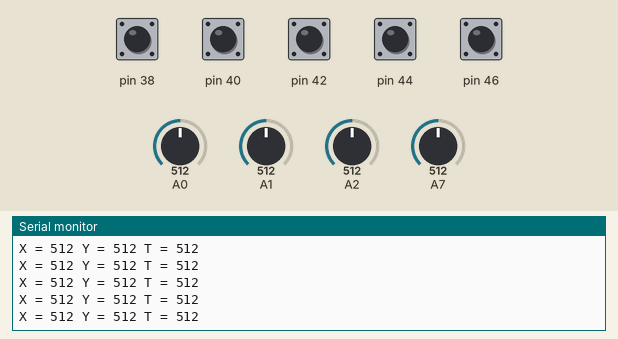
Simulated run of this sketch. Board: Arduino Mega 2560, built with avr-gcc and run on an emulated ATmega2560. Shown: the last lines printed to the serial monitor. The inputs (shaded band) are chosen by the test bench; at power-on: pin 38, pin 40, pin 42, pin 44, pin 46 HIGH, A0 = 512, A1 = 512, A2 = 512, A7 = 512. No radio packets arrive unless stated.

Above: at 4.2 s.
4.3 s: A0 set to 104
At 5.2 s:
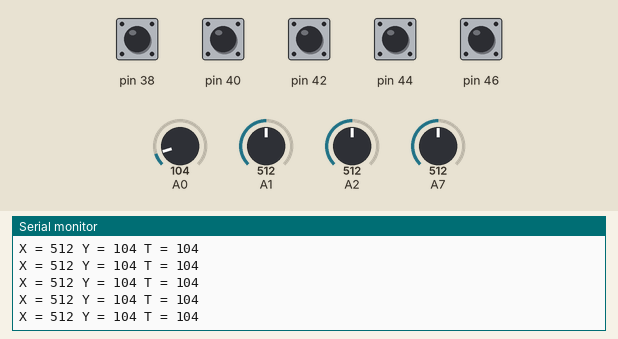
7.3 s: A0 set to 93
At 8.4 s:
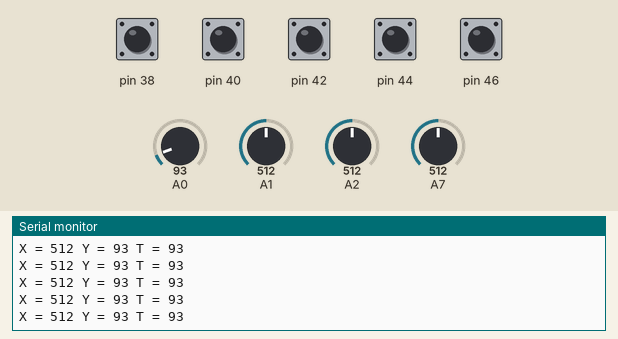
Timing chart, 0 to 10.3 s (numbered marks = the images above; inputs shaded):
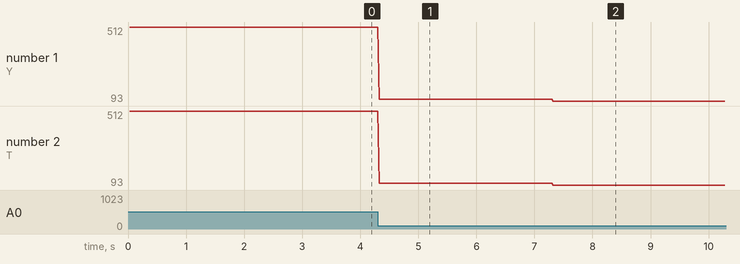

The sketch:

Joystick.ino
```cpp
#include <SPI.h>
#include <nRF24L01.h>
#include <RF24.h>

#include <Wire.h>  // Comes with Arduino IDE
#define CE_PIN 9
#define CSN_PIN 10
unsigned long previousMillis = 0;
const long interval = 20;

int but1;
int but2;
int but3;
int but4;
int but5;

int axis1;
int axis2;
int axis3;

int joystick[7];
String count;

struct SEND_DATA_STRUCTURE{
//struct __attribute__((__packed__)) SEND_DATA_STRUCTURE{
  //put your variable definitions here for the data you want to send
  //THIS MUST BE EXACTLY THE SAME ON THE OTHER ARDUINO

    int16_t menuDown;
    int16_t Select;
    int16_t menuUp;
    int16_t toggleBottom;
    int16_t toggleTop;
    int16_t mode;
    int16_t RFB;
    int16_t LLR;
    int16_t LT;
};

struct RECEIVE_DATA_STRUCTURE_REMOTE{
  //put your variable definitions here for the data you want to receive
  //THIS MUST BE EXACTLY THE SAME ON THE OTHER ARDUINO
  int16_t mode;
  int16_t count;
};

int remoteFlag = 0;

SEND_DATA_STRUCTURE mydata_send;
RECEIVE_DATA_STRUCTURE_REMOTE mydata_remote;
RF24 radio(CE_PIN, CSN_PIN); // Create a Radio
const byte addresses[][6] = {"00001", "00002"};


void setup() {


  pinMode(38, INPUT_PULLUP);
  pinMode(40, INPUT_PULLUP);
  pinMode(42, INPUT_PULLUP);
  pinMode(44, INPUT_PULLUP);
  pinMode(46, INPUT_PULLUP);

  pinMode(A0, INPUT);
  pinMode(A1, INPUT);
  pinMode(A2, INPUT);

  radio.begin();
  Serial.println("Nrf24L01 Tx Starting");
  //radio.openWritingPipe(pipe);
  radio.openWritingPipe(addresses[0]); // 00002
  radio.openReadingPipe(1, addresses[1]); // 00001
  radio.stopListening();
  Serial.begin(115200);


}

void loop() {

     unsigned long currentMillis = millis();
         if (remoteFlag == 0 && currentMillis - previousMillis >= 5) {

              but1 =  digitalRead(38);
              but2 =  digitalRead(40);
              but3 =  digitalRead(42);
              but4 =  digitalRead(44);
              but5 =  digitalRead(46);

              if (but1 == 0) {
                mydata_send.menuDown = 1;
              }
              else {
                mydata_send.menuDown = 0;
              }

              if (but2 == 0) {
                mydata_send.Select = 1;
              }
              else {
                mydata_send.Select = 0;
              }

              if (but3 == 0) {
                mydata_send.menuUp = 1;
              }
              else {
                mydata_send.menuUp = 0;
              }

              if (but4 == 0) {
                mydata_send.toggleBottom = 1;
              }
              else {
                mydata_send.toggleBottom = 0;
              }

              if (but5 == 0) {
                mydata_send.toggleTop = 1;
              }
              else {
                mydata_send.toggleTop = 0;
              }

              axis1 = analogRead(A0);
              axis2 = analogRead(A1);
              axis3 = analogRead(A2);


              mydata_send.RFB = axis1;
              mydata_send.LLR = axis2;
              mydata_send.LT = axis3;
                joystick[0] = analogRead(axis1);
  joystick[1] = analogRead(axis2);
  joystick[2] = digitalRead(but1);
  joystick[3] = digitalRead(but2);
  joystick[4] = digitalRead(but3);
  joystick[5] = digitalRead(but4);
  joystick[6] = analogRead(axis3);
  radio.stopListening();
  radio.write( joystick, sizeof(joystick) );
  delay(20);
        Serial.print("X = ");
      Serial.print(joystick[0]);
      Serial.print(" Y = ");
      Serial.print(joystick[1]);
      Serial.print(" T = ");
      Serial.println(joystick[6]);


/*
              //delay(5);
              //radio.startListening();
              //radio.read(&mydata_remote, sizeof(RECEIVE_DATA_STRUCTURE_REMOTE));

              count = String(mydata_remote.count);


              /*

              lcd.setCursor(0,3);
              lcd.print(count);

              if (mydata_remote.mode == 0) {
                lcd.setCursor(0,0);
                lcd.print("Mode 0 - Safe       ");
                lcd.setCursor(0,1);
                lcd.print("                    ");
              }
              else if (mydata_remote.mode == 1) {
                lcd.setCursor(0,0);
                lcd.print("Mode 1 - Kin Test   ");
                lcd.setCursor(0,1);
                lcd.print("                    ");
              }
              else if (mydata_remote.mode == 2) {
                lcd.setCursor(0,0);
                lcd.print("Mode 2 -            ");
                lcd.setCursor(0,1);
                lcd.print("                    ");
              }
              else if (mydata_remote.mode == 3) {
                lcd.setCursor(0,0);
                lcd.print("Mode 3 -            ");
                lcd.setCursor(0,1);
                lcd.print("                    ");
              }
              else if (mydata_remote.mode == 4) {
                lcd.setCursor(0,0);
                lcd.print("Mode 4 -            ");
                lcd.setCursor(0,1);
                lcd.print("                    ");
              }
              else if (mydata_remote.mode == 5) {
                lcd.setCursor(0,0);
                lcd.print("Mode 5 -            ");
                lcd.setCursor(0,1);
                lcd.print("                    ");
              }


              radio.stopListening();
              radio.write(&mydata_send, sizeof(SEND_DATA_STRUCTURE));
              Serial.print(mydata_send.RFB);
              Serial.print(',');
              Serial.print(mydata_send.LLR);
              Serial.print(',');
              Serial.print(mydata_send.LT);
              Serial.println();

              */
              previousMillis = currentMillis;

         }


  }  // end of main loop
```

Measured:
- after the input at 4.3 s, the serial monitor: prints a new line at once (image 1)
- after the input at 7.3 s, the serial monitor: prints a new line at once (image 2)
- plotted number 1: 512 → 104 after the input at 4.3 s, 104 → 93 after the input at 7.3 s
- plotted number 2: 512 → 104 after the input at 4.3 s, 104 → 93 after the input at 7.3 s
